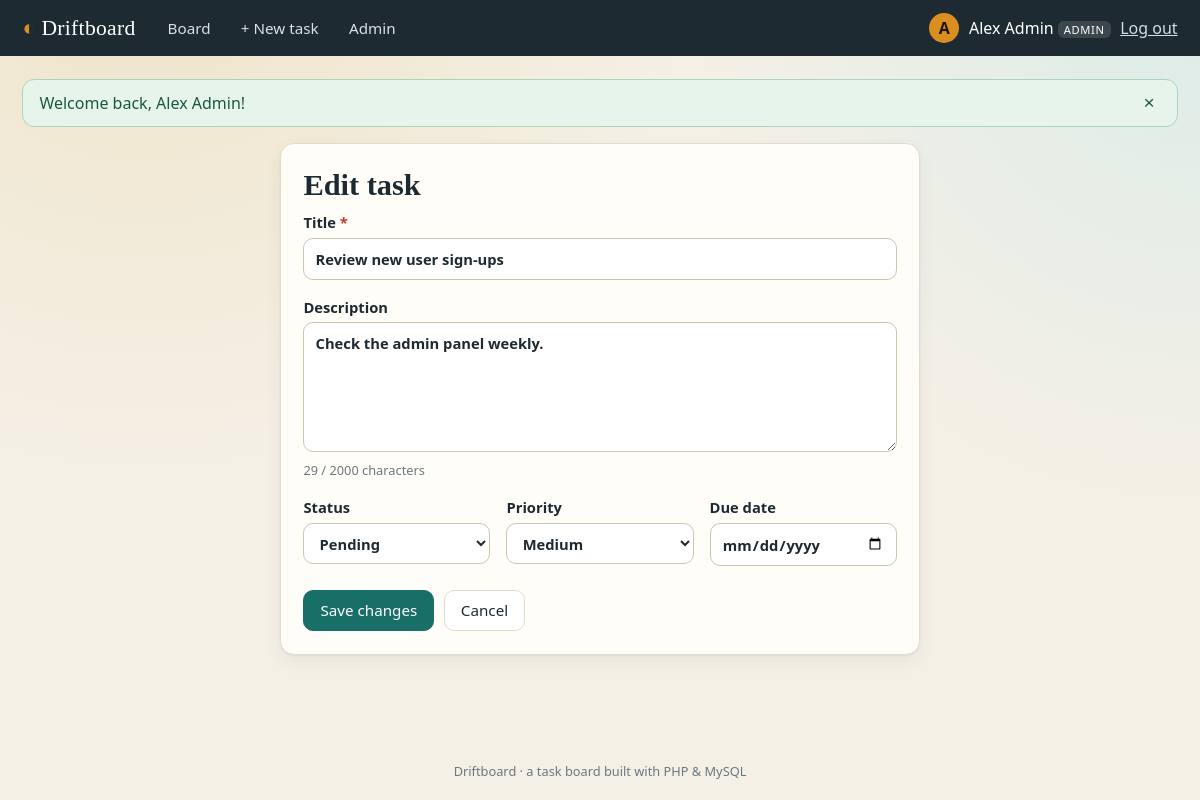
Page /task_form.php?id=12 (signed in) on the committed database.
### tables this page shows
CREATE TABLE users (
  id            INT UNSIGNED NOT NULL AUTO_INCREMENT,
  name          VARCHAR(60)  NOT NULL,
  email         VARCHAR(120) NOT NULL,
  password_hash VARCHAR(255) NOT NULL,
  role          ENUM('member','admin') NOT NULL DEFAULT 'member',
  is_active     TINYINT(1)   NOT NULL DEFAULT 1,
  created_at    TIMESTAMP    NOT NULL DEFAULT CURRENT_TIMESTAMP,
  PRIMARY KEY (id),
  UNIQUE KEY uq_users_email (email)
);

CREATE TABLE tasks (
  id          INT UNSIGNED NOT NULL AUTO_INCREMENT,
  user_id     INT UNSIGNED NOT NULL,
  title       VARCHAR(150) NOT NULL,
  description TEXT         NOT NULL,
  status      ENUM('pending','in_progress','completed') NOT NULL DEFAULT 'pending',
  priority    ENUM('low','medium','high') NOT NULL DEFAULT 'medium',
  due_date    DATE NULL,
  created_at  TIMESTAMP NOT NULL DEFAULT CURRENT_TIMESTAMP,
  updated_at  TIMESTAMP NOT NULL DEFAULT CURRENT_TIMESTAMP ON UPDATE CURRENT_TIMESTAMP,
  PRIMARY KEY (id),
  KEY idx_tasks_user_status (user_id, status),    
  KEY idx_tasks_user_title (user_id, title),      
  CONSTRAINT fk_tasks_user FOREIGN KEY (user_id) REFERENCES users (id) ON DELETE CASCADE
);

### includes/helpers.php (called while the page is built, shortened)
<?php
function e(mixed $value): string
{
    return htmlspecialchars((string)$value, ENT_QUOTES | ENT_SUBSTITUTE, 'UTF-8');
}
function pull_flashes(): array
{
    $all = $_SESSION['flash'] ?? [];
    return $all;
}

### includes/db.php (called while the page is built, shortened)
<?php
function db(): PDO
{
    static $pdo = null;
    if ($pdo === null) {
        $dsn = 'mysql:host=' . DB_HOST . ';port=' . DB_PORT . ';dbname=' . DB_NAME . ';charset=utf8mb4';
        $pdo = new PDO($dsn, DB_USER, DB_PASS, [
            PDO::ATTR_ERRMODE            => PDO::ERRMODE_EXCEPTION,
            PDO::ATTR_DEFAULT_FETCH_MODE => PDO::FETCH_ASSOC,
            PDO::ATTR_EMULATE_PREPARES   => false,
        ]);
    }
    return $pdo;
}

### includes/auth.php (called while the page is built, shortened)
<?php
function current_user(): ?array
{
    static $user = false;
    if ($user !== false) {
        return $user;
    }
    $user = null;
    if (!empty($_SESSION['uid'])) {
        $stmt = db()->prepare('SELECT id, name, email, role, is_active FROM users WHERE id = ?');
        $stmt->execute([(int)$_SESSION['uid']]);
        $row = $stmt->fetch();
        if ($row && (int)$row['is_active'] === 1) {
            $user = $row;
        } else {
            unset($_SESSION['uid']);
        }
    }
    return $user;
}
function is_admin(?array $user): bool
{
    return $user !== null && $user['role'] === 'admin';
}
function require_login(): array
{
    $user = current_user();
    return $user;
}

### includes/tasks.php (called while the page is built, shortened)
<?php
function task_find_owned(int $id, int $userId): ?array
{
    $stmt = db()->prepare('SELECT * FROM tasks WHERE id = ? AND user_id = ?');
    $stmt->execute([$id, $userId]);
    return $stmt->fetch() ?: null;
}

### task_form.php (the view, shortened to what this page needs)
<?php
$user = require_login();
$id = isset($_REQUEST['id']) ? (int)$_REQUEST['id'] : 0;
$task = null;
if ($id > 0) {
    $task = task_find_owned($id, (int)$user['id']);
}
$values = $task ?? ['title' => '', 'description' => '', 'status' => 'pending', 'priority' => 'medium', 'due_date' => ''];
render_header($task ? 'Edit task' : 'New task');
?>
<section class="card narrow">
  <h1><?= $task ? 'Edit task' : 'Add a task' ?></h1>
  <form method="post" novalidate data-validate>
    <label>Title <span class="req">*</span>
      <input name="title" value="<?= e($values['title']) ?>" maxlength="150" required data-label="Title" autofocus>
    </label>
    <label>Description
      <textarea name="description" rows="5" maxlength="2000" data-counter="2000"><?= e($values['description']) ?></textarea>
      <span class="hint counter"></span>
    </label>
    <div class="grid3">
      <label>Status
        <select name="status">
          <?php foreach (STATUSES as $k => $label): ?>
            <option value="<?= e($k) ?>" <?= $values['status'] === $k ? 'selected' : '' ?>><?= e($label) ?></option>
          <?php endforeach; ?>
        </select>
      </label>
      <label>Priority
        <select name="priority">
          <?php foreach (PRIORITIES as $k => $label): ?>
            <option value="<?= e($k) ?>" <?= $values['priority'] === $k ? 'selected' : '' ?>><?= e($label) ?></option>
          <?php endforeach; ?>
        </select>
      </label>
      <label>Due date
        <input type="date" name="due_date" value="<?= e($values['due_date'] ?? '') ?>">
      </label>
    </div>
    <div class="actions">
      <button class="btn primary" type="submit"><?= $task ? 'Save changes' : 'Add task' ?></button>
      <a class="btn" href="board.php">Cancel</a>
    </div>
  </form>
</section>
<?php render_footer();

### includes/layout.php (shortened to what this page needs)
<?php
function render_header(string $title, string $bodyClass = ''): void
{
    $user = function_exists('current_user') ? current_user() : null;
    ?>
<!doctype html>
<html lang="en">
<head>
<link rel="stylesheet" href="assets/css/style.css">
</head>
<body class="<?= e($bodyClass) ?>">
<header class="topbar">
  <a class="brand" href="index.php"><span class="brand-mark" aria-hidden="true">◐</span> <?= e(APP_NAME) ?></a>
  <?php if ($user): ?>
  <nav class="nav" aria-label="Main">
    <a href="board.php">Board</a>
    <a href="task_form.php">+ New task</a>
    <?php if (is_admin($user)): ?><a href="admin.php">Admin</a><?php endif; ?>
  </nav>
  <div class="who">
    <span class="avatar" aria-hidden="true"><?= e(mb_strtoupper(mb_substr($user['name'], 0, 1))) ?></span>
    <span class="who-name"><?= e($user['name']) ?><?php if (is_admin($user)): ?> <em class="role-tag">admin</em><?php endif; ?></span>
    <form method="post" action="logout.php" class="inline"><?= csrf_field() ?><button class="link-btn" type="submit">Log out</button></form>
  </div>
  <?php endif; ?>
</header>
<main class="page">
<?php foreach (pull_flashes() as $f): ?>
  <div class="flash flash-<?= e($f['type']) ?>" role="status"><?= e($f['message']) ?><button class="flash-x" type="button" aria-label="Dismiss">×</button></div>
<?php endforeach;
}
function render_footer(): void
{
    ?>
</main>
<footer class="foot">Driftboard · a task board built with PHP &amp; MySQL</footer>
</body>
</html>
<?php
}

### assets/css/style.css (style rules this page uses)
:root { --paper:#f5f0e6; --card:#fffdf8; --ink:#1e2a32; --muted:#6b7780; --line:#e4dccb; --teal:#176f68; --teal-d:#0f5650; --amber:#d98e1f; --sky:#2c6fb0; --green:#2e8b57; --red:#c0392b; --radius:14px; --shadow:0 1px 2px rgba(30,42,50,.06),0 6px 18px rgba(30,42,50,.06); --serif:Georgia,"Times New Roman",serif; --sans:system-ui,-apple-system,"Segoe UI",Roboto,Arial,sans-serif; }
* { box-sizing:border-box }
html { -webkit-text-size-adjust:100% }
body { margin:0;background:var(--paper);color:var(--ink);font:16px/1.5 var(--sans); background-image:radial-gradient(circle at 12% -10%,#efe3c8 0,transparent 40%),radial-gradient(circle at 100% 0,#dcece8 0,transparent 35%); min-height:100vh;display:flex;flex-direction:column }
h1,h2,h3 { font-family:var(--serif);line-height:1.2;margin:0 0 .5rem }
h1 { font-size:1.9rem }
a { color:var(--teal) }
.topbar { display:flex;align-items:center;gap:1.2rem;padding:.7rem 1.4rem;background:var(--ink);color:#fff;flex-wrap:wrap }
.brand { font-family:var(--serif);font-size:1.35rem;color:#fff;text-decoration:none;letter-spacing:.3px }
.brand-mark { color:var(--amber) }
.nav { display:flex;gap:.3rem;flex:1 }
.nav a { color:#d8e2e6;text-decoration:none;padding:.35rem .8rem;border-radius:999px;font-size:.95rem }
.who { display:flex;align-items:center;gap:.6rem }
.avatar { width:30px;height:30px;border-radius:50%;background:var(--amber);color:#201400;display:grid;place-items:center;font-weight:700 }
.role-tag { font-size:.7rem;background:#fff2;border-radius:6px;padding:1px 6px;font-style:normal;text-transform:uppercase;letter-spacing:.6px }
.link-btn { background:none;border:0;color:#cfe0e6;cursor:pointer;font:inherit;text-decoration:underline;padding:0 }
.inline { display:inline }
.page { width:100%;max-width:1240px;margin:0 auto;padding:1.4rem;flex:1 }
.foot { text-align:center;color:var(--muted);font-size:.8rem;padding:1.2rem }
.card { background:var(--card);border:1px solid var(--line);border-radius:var(--radius);box-shadow:var(--shadow);padding:1.4rem;margin-bottom:1.2rem }
.narrow { max-width:640px;margin-inline:auto }
.btn { display:inline-block;border:1px solid var(--line);background:#fff;color:var(--ink);padding:.5rem 1rem;border-radius:10px;font:inherit;font-size:.95rem;cursor:pointer;text-decoration:none }
.btn.primary { background:var(--teal);border-color:var(--teal);color:#fff }
label { display:block;font-weight:600;font-size:.92rem;margin-bottom:1rem }
input,select,textarea { width:100%;margin-top:.3rem;padding:.55rem .7rem;border:1px solid #cfc5ae;border-radius:10px;font:inherit;background:#fff;color:var(--ink) }
.hint { display:block;font-weight:400;color:var(--muted);font-size:.8rem;margin-top:.2rem }
.req { color:var(--red) }
.grid3 { display:grid;grid-template-columns:repeat(3,1fr);gap:1rem }
.actions { display:flex;gap:.6rem;margin-top:.5rem }
.flash { display:flex;justify-content:space-between;gap:1rem;padding:.7rem 1rem;border-radius:12px;margin-bottom:1rem;border:1px solid;transition:opacity .4s }
.flash-success { background:#e6f4ec;border-color:#a9d6bb;color:#1b5a37 }
.flash-x { background:none;border:0;font-size:1.2rem;cursor:pointer;color:inherit }

### rows in the picture
users: name "A", name "Alex Admin"
tasks: title "Review new user sign-ups", description "Check the admin panel weekly.", status "Pending", priority "Medium"

### other values in the picture
APP_NAME "Driftboard"
$f['message'] "Welcome back, Alex Admin!"
